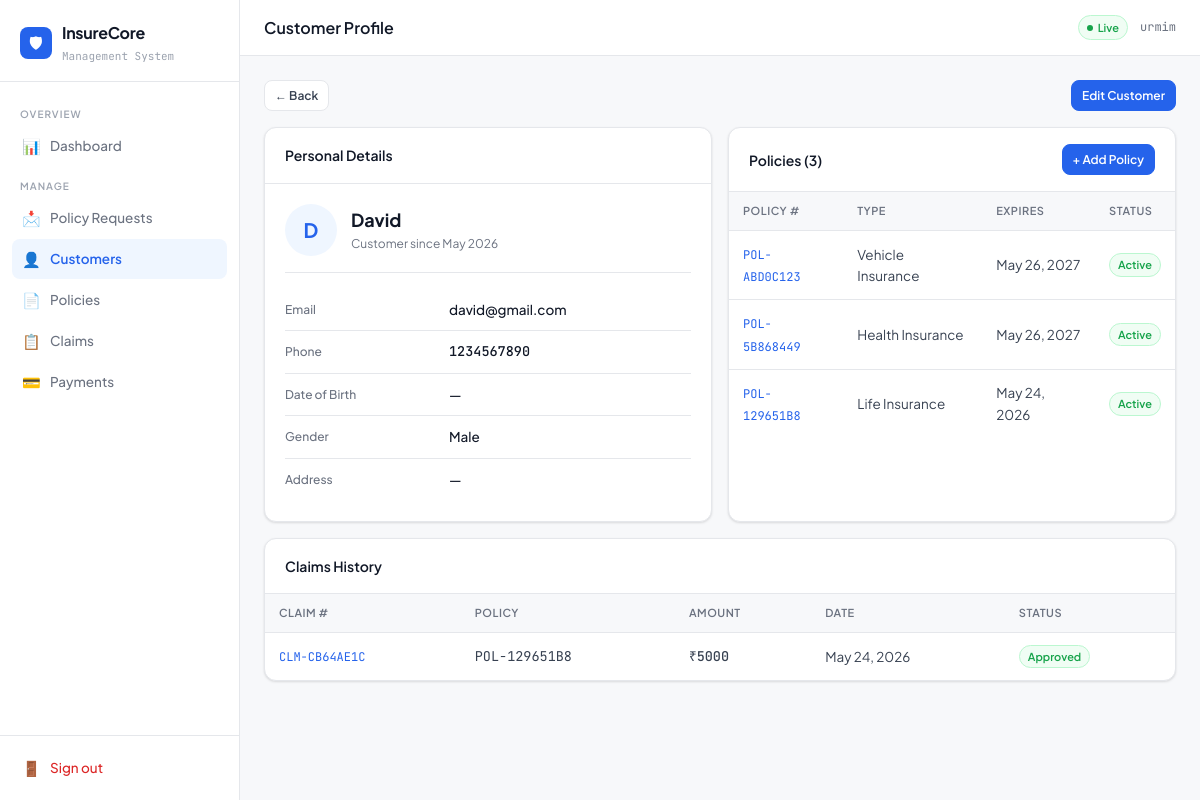
/customers/2/ (signed in), run on the app's committed database.
### insurance/models.py (models this page shows, shortened)
class Customer(models.Model):
    GENDER_CHOICES = [('M', 'Male'), ('F', 'Female'), ('O', 'Other')]
    user = models.OneToOneField(User, on_delete=models.CASCADE, null=True, blank=True)
    name = models.CharField(max_length=150)
    email = models.EmailField(unique=True)
    phone = models.CharField(max_length=20)
    date_of_birth = models.DateField(null=True, blank=True)
    gender = models.CharField(max_length=1, choices=GENDER_CHOICES, default='M')
    address = models.TextField(blank=True)
    created_at = models.DateTimeField(auto_now_add=True)
    class Meta:
        ordering = ['-created_at']

class Policy(models.Model):
    POLICY_TYPES = [
        ('life', 'Life Insurance'),
        ('health', 'Health Insurance'),
        ('vehicle', 'Vehicle Insurance'),
        ('home', 'Home Insurance'),
        ('travel', 'Travel Insurance'),
    ]
    STATUS_CHOICES = [
        ('active', 'Active'),
        ('expired', 'Expired'),
        ('cancelled', 'Cancelled'),
        ('pending', 'Pending'),
    ]
    customer = models.ForeignKey(Customer, on_delete=models.CASCADE, related_name='policies')
    policy_number = models.CharField(max_length=50, unique=True)
    policy_type = models.CharField(max_length=20, choices=POLICY_TYPES)
    cover_amount = models.DecimalField(max_digits=12, decimal_places=2)
    premium_amount = models.DecimalField(max_digits=10, decimal_places=2)
    start_date = models.DateField()
    end_date = models.DateField()
    status = models.CharField(max_length=20, choices=STATUS_CHOICES, default='active')
    description = models.TextField(blank=True)
    created_at = models.DateTimeField(auto_now_add=True)
    class Meta:
        ordering = ['-created_at']
        verbose_name_plural = 'Policies'

class Claim(models.Model):
    STATUS_CHOICES = [
        ('pending', 'Pending'),
        ('under_review', 'Under Review'),
        ('approved', 'Approved'),
        ('rejected', 'Rejected'),
        ('settled', 'Settled'),
    ]
    policy = models.ForeignKey(Policy, on_delete=models.CASCADE, related_name='claims')
    claim_number = models.CharField(max_length=50, unique=True)
    claim_date = models.DateField(auto_now_add=True)
    incident_date = models.DateField()
    claim_amount = models.DecimalField(max_digits=12, decimal_places=2)
    approved_amount = models.DecimalField(max_digits=12, decimal_places=2, null=True, blank=True)
    reason = models.TextField()
    status = models.CharField(max_length=20, choices=STATUS_CHOICES, default='pending')
    document = models.FileField(upload_to='claims/', null=True, blank=True)
    notes = models.TextField(blank=True)
    created_at = models.DateTimeField(auto_now_add=True)
    updated_at = models.DateTimeField(auto_now=True)
    class Meta:
        ordering = ['-created_at']

### insurance/views.py (the view)
# urls.py: path('customers/<int:pk>/', views.customer_detail, name='customer_detail'),
@admin_required
def customer_detail(request, pk):
    customer = get_object_or_404(Customer, pk=pk)
    policies = customer.policies.all()
    claims = Claim.objects.filter(policy__customer=customer).order_by('-created_at')
    return render(request, 'insurance/customer_detail.html', {
        'customer': customer, 'policies': policies, 'claims': claims
    })

### insurance/views.py (called while the page is built)
def admin_required(view_func):
    from functools import wraps
    @wraps(view_func)
    def wrapper(request, *args, **kwargs):
        if not request.user.is_authenticated:
            return redirect('login')
        if not request.user.is_staff:
            return redirect('customer_portal_dashboard')
        return view_func(request, *args, **kwargs)
    return wrapper

### insurance/templates/insurance/customer_detail.html (shortened to what this page needs)
{% extends "insurance/base.html" %}
{% block page_title %}Customer Profile{% endblock %}
{% block content %}
<div style="margin-bottom:16px;display:flex;align-items:center;justify-content:space-between">
  <a href="{% url 'customers' %}" class="btn btn-secondary btn-sm">← Back</a>
  <a href="{% url 'customer_edit' customer.pk %}" class="btn btn-primary btn-sm">Edit Customer</a>
</div>
<div class="two-col" style="margin-bottom:16px">
  <div class="card">
    <div class="card-header"><span class="card-title">Personal Details</span></div>
    <div class="card-body">
      <div style="display:flex;align-items:center;gap:14px;margin-bottom:16px;padding-bottom:16px;border-bottom:1px solid var(--border)">
        <div style="width:52px;height:52px;border-radius:50%;background:var(--blue-bg);display:flex;align-items:center;justify-content:center;font-size:20px;font-weight:700;color:var(--blue);flex-shrink:0">
          {{ customer.name|first|upper }}
        </div>
        <div>
          <div style="font-size:18px;font-weight:700">{{ customer.name }}</div>
          <div style="font-size:12px;color:var(--text-3)">Customer since {{ customer.created_at|date:"M Y" }}</div>
        </div>
      </div>
      <div class="detail-row"><span class="detail-label">Email</span><span class="detail-value">{{ customer.email }}</span></div>
      <div class="detail-row"><span class="detail-label">Phone</span><span class="detail-value mono">{{ customer.phone }}</span></div>
      <div class="detail-row"><span class="detail-label">Date of Birth</span><span class="detail-value">{{ customer.date_of_birth|default:"—" }}</span></div>
      <div class="detail-row"><span class="detail-label">Gender</span><span class="detail-value">{{ customer.get_gender_display }}</span></div>
      <div class="detail-row"><span class="detail-label">Address</span><span class="detail-value">{{ customer.address|default:"—" }}</span></div>
    </div>
  </div>
  <div class="card">
    <div class="card-header">
      <span class="card-title">Policies ({{ policies.count }})</span>
      <a href="{% url 'policy_add' %}" class="btn btn-primary btn-sm">+ Add Policy</a>
    </div>
    <div class="table-wrap">
      <table class="data">
        <thead><tr><th>Policy #</th><th>Type</th><th>Expires</th><th>Status</th></tr></thead>
        <tbody>
          {% for p in policies %}
          <tr>
            <td><a href="{% url 'policy_detail' p.pk %}" class="mono" style="color:var(--blue);text-decoration:none">{{ p.policy_number }}</a></td>
            <td>{{ p.get_policy_type_display }}</td>
            <td>{{ p.end_date }}</td>
            <td><span class="badge badge-{{ p.status }}">{{ p.get_status_display }}</span></td>
          </tr>
          {% empty %}
          <tr><td colspan="4" style="text-align:center;color:var(--text-4);padding:20px">No policies</td></tr>
          {% endfor %}
        </tbody>
      </table>
    </div>
  </div>
</div>
<div class="card">
  <div class="card-header"><span class="card-title">Claims History</span></div>
  <div class="table-wrap">
    <table class="data">
      <thead><tr><th>Claim #</th><th>Policy</th><th>Amount</th><th>Date</th><th>Status</th></tr></thead>
      <tbody>
        {% for c in claims %}
        <tr>
          <td><a href="{% url 'claim_detail' c.pk %}" class="mono" style="color:var(--blue);text-decoration:none">{{ c.claim_number }}</a></td>
          <td class="mono">{{ c.policy.policy_number }}</td>
          <td class="amount">₹{{ c.claim_amount|floatformat:0 }}</td>
          <td>{{ c.claim_date }}</td>
          <td><span class="badge badge-{{ c.status }}">{{ c.get_status_display }}</span></td>
        </tr>
        {% empty %}
        <tr><td colspan="5" style="text-align:center;color:var(--text-4);padding:20px">No claims</td></tr>
        {% endfor %}
      </tbody>
    </table>
  </div>
</div>
{% endblock %}

### insurance/templates/insurance/base.html (shortened to what this page needs)
{% load static %}
<!DOCTYPE html>
<html lang="en">
<head>
</head>
<body>
<div class="layout">
{% if user.is_authenticated %}
<aside class="sidebar">
  <div class="sidebar-brand">
    <div class="brand-row">
      <div class="brand-icon">🛡</div>
      <div>
        <div class="brand-name">InsureCore</div>
        <div class="brand-sub">Management System</div>
      </div>
    </div>
  </div>
  <nav class="sidebar-nav">
    <div class="nav-section">Overview</div>
    <a href="{% url 'dashboard' %}" class="nav-link {% if request.resolver_match.url_name == 'dashboard' %}active{% endif %}">
      <span class="nav-icon">📊</span> Dashboard
    </a>
    <div class="nav-section">Manage</div>
    <a href="{% url 'policy_request_list' %}" class="nav-link {% if 'policy_request' in request.resolver_match.url_name %}active{% endif %}">
  <span class="nav-icon">📩</span> Policy Requests
</a>
    <a href="{% url 'customers' %}" class="nav-link {% if 'customer' in request.resolver_match.url_name %}active{% endif %}">
      <span class="nav-icon">👤</span> Customers
    </a>
    <a href="{% url 'policies' %}" class="nav-link {% if 'polic' in request.resolver_match.url_name %}active{% endif %}">
      <span class="nav-icon">📄</span> Policies
    </a>
    <a href="{% url 'claims' %}" class="nav-link {% if 'claim' in request.resolver_match.url_name %}active{% endif %}">
      <span class="nav-icon">📋</span> Claims
    </a>
    <a href="{% url 'payments' %}" class="nav-link {% if 'payment' in request.resolver_match.url_name %}active{% endif %}">
      <span class="nav-icon">💳</span> Payments
    </a>
  </nav>
  <div class="sidebar-footer">
    <a href="{% url 'logout' %}" class="logout-link">
      <span class="nav-icon">🚪</span> Sign out
    </a>
  </div>
</aside>
{% endif %}
<main class="main" {% if not user.is_authenticated %}style="margin-left:0"{% endif %}>
  {% if user.is_authenticated %}
  <div class="topbar">
    <span class="page-heading">{% block page_title %}Dashboard{% endblock %}</span>
    <div class="topbar-right">
      <span class="badge-live">Live</span>
      <span class="topbar-user">{{ user.username }}</span>
    </div>
  </div>
  {% endif %}
  <div class="content">
    {% block content %}{% endblock %}
  </div>
</main>
</div>
</body>
</html>

### data on the page
Customer: name|first "D", name "David", created_at "May 2026", email "david@gmail.com", phone "1234567890", date_of_birth "—", gender "Male", address "—", count "3"
Policy: policy_number "POL-ABD0C123", policy_type "Vehicle Insurance", end_date "May 26, 2027", status "Active"
Policy: policy_number "POL-5B868449", policy_type "Health Insurance", end_date "May 26, 2027", status "Active"
Policy: policy_number "POL-129651B8", policy_type "Life Insurance", end_date "May 24, 2026", status "Active"
Claim: claim_number "CLM-CB64AE1C", policy.policy_number "POL-129651B8", claim_amount "5000", claim_date "May 24, 2026", status "Approved"

### other printed values
{{ user.username }} "urmim"
